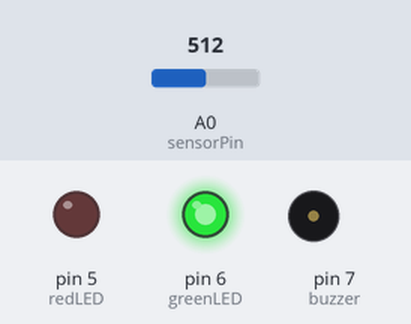
This sketch was run on a simulated Arduino Uno, built with avr-gcc and run on an emulated ATmega328P. Parts: output pins drawn as LEDs (lit = HIGH), buzzer (waves = sounding, pin HIGH). The test bench sets the inputs (shaded band); at power-on: A0 (sensorPin) = 512. What the sketch prints to the serial monitor is not drawn.

Above: at 1.2 s.
1.3 s: A0 (sensorPin) set to 690
4.3 s: A0 (sensorPin) set to 709
At 4.8 s:
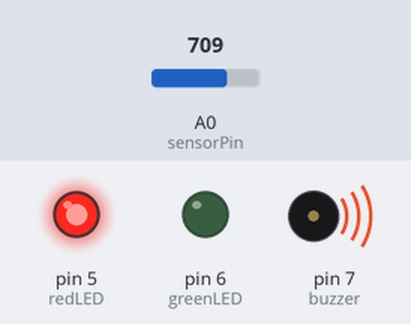
5.8 s: A0 (sensorPin) set to 511
At 6.7 s:
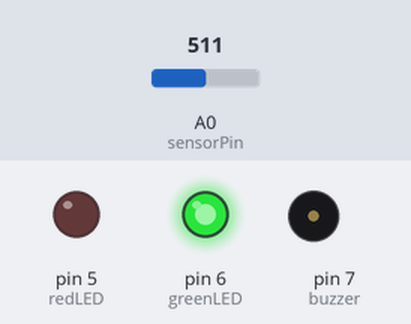
Timing chart, 0 to 8.8 s (numbered marks = the images above; inputs shaded):
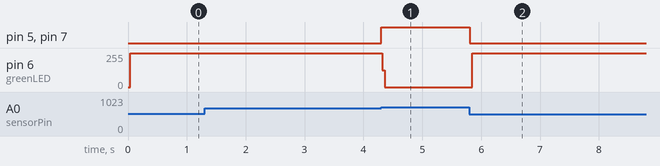

The sketch:

fire_detection_system1.ino
```cpp
int redLED=5;
int greenLED=6;
int buzzer=7;
int sensorPin=A0;
int sensor_val=0;

void setup()
{
  pinMode(redLED, OUTPUT);
  pinMode(greenLED, OUTPUT);
  pinMode(buzzer, OUTPUT);
  Serial.begin(19200);
}

void loop()
{

sensor_val=analogRead(sensorPin);
digitalWrite(greenLED, LOW);

if (sensor_val>700){
      digitalWrite(redLED, HIGH);
      digitalWrite(greenLED, LOW);
      digitalWrite(buzzer, HIGH);
      Serial.println("ALERT!!!");
    }
else{
      digitalWrite(redLED, LOW);
      digitalWrite(buzzer, LOW);
      digitalWrite(greenLED, HIGH);
     Serial.println("SAFE");
     }

}
```

Measured:
- the behaviour switches between 700 and 701 on A0 (sensorPin) (found by bisection; images 0 and 1)
- after the input at 4.3 s, pin 5 (redLED), pin 7 (buzzer): LOW → HIGH at once; pin 6 (greenLED): 253/255 → 0/255 at once
- after the input at 5.8 s, pin 5 (redLED), pin 7 (buzzer): HIGH → LOW at once; pin 6 (greenLED): 0/255 → 254/255 after 0.05 s
